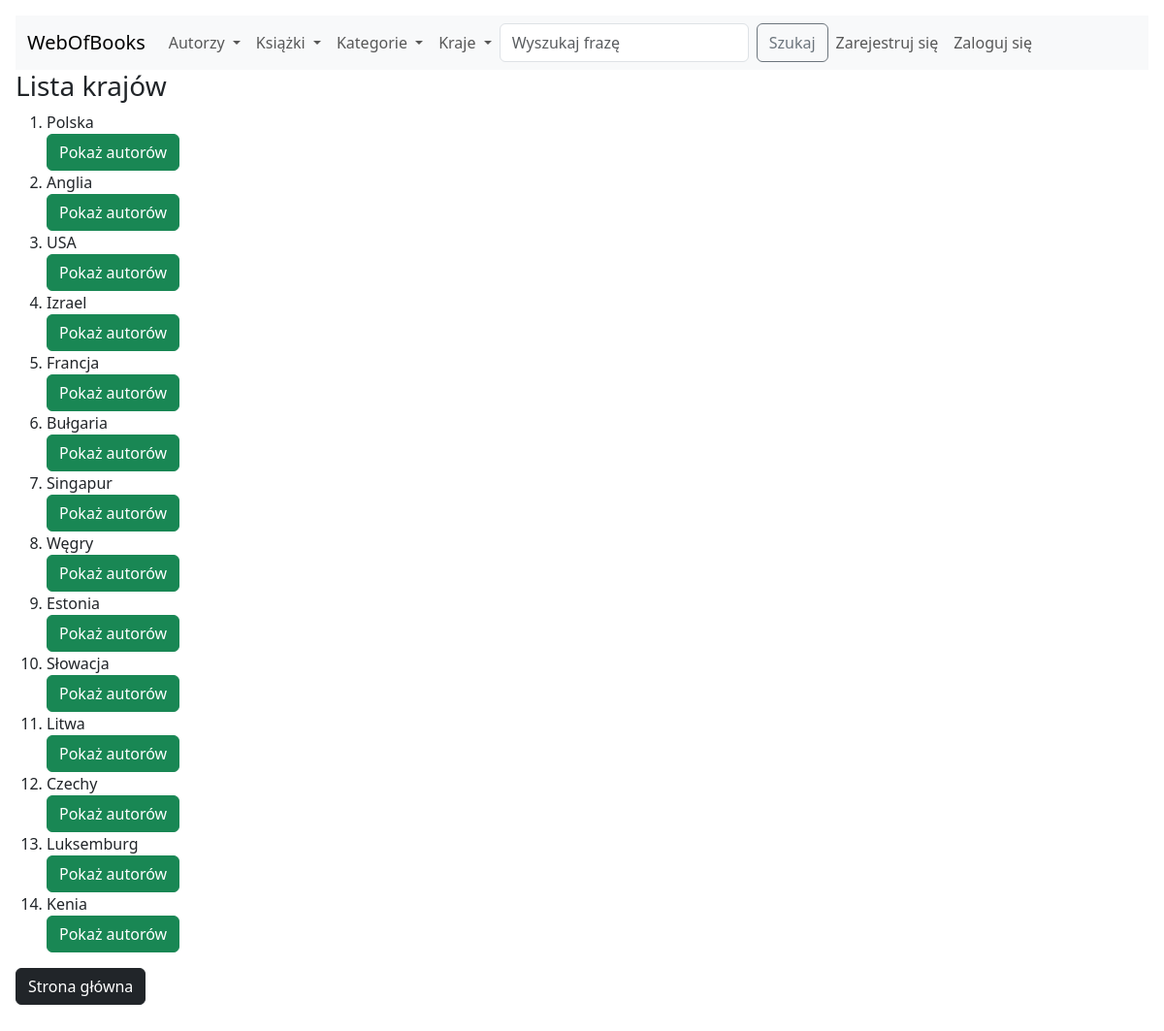
The app's page /webofbooks/countries/ with its own data.
### webofbooks/models.py (models this page shows, shortened)
class Countries(models.Model):
    name = models.CharField(max_length=300, unique=True)

### webofbooks/views.py (the view)
# urls.py: path('countries/', CountriesView.as_view(), name='countries_list'),
class CountriesView(ListView):
    template_name = 'webofbooks/countries_list.html'
    model = Countries

### webofbooks/templates/webofbooks/countries_list.html (shortened to what this page needs)
<!DOCTYPE html>
<html lang="en">
<head>
</head>
<body>
{% include 'webofbooks/navbar.html' %}
<h3>Lista krajów</h3>
<ol>
    {% for country in object_list %}
    <li>
        {{ country.name }}
        <div>
        <a href="{% url 'webofbooks:country_detail' country.id %}"><button type="button" class="btn btn-success">Pokaż autorów</button></a>
        </div>
    </li>
    {% endfor %}
</ol>
<p><a href="{% url 'webofbooks:homepage' %}"><button type="button" class="btn btn-dark">Strona główna</button></a></p>
</body>
</html>

### records on screen
Countries: name "Polska"
Countries: name "Anglia"
Countries: name "USA"
Countries: name "Izrael"
Countries: name "Francja"
Countries: name "Bułgaria"
Countries: name "Singapur"
Countries: name "Węgry"
Countries: name "Estonia"
Countries: name "Słowacja"
Countries: name "Litwa"
Countries: name "Czechy"
Countries: name "Luksemburg"
Countries: name "Kenia"
